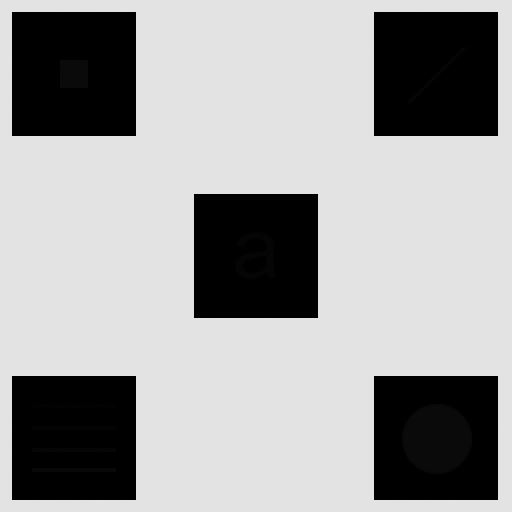
#> input picture assignment7/TheMagic/input/1.tif, 512 x 512 px, found by its file name
$ python main.py
#> lines starting #> are read from the running program, lines starting #| are printed output that depends on the picture
import cv2
import numpy as np

kernel1 = np.ones((5, 5)) * 0.04
kernel2 = np.ones((5, 5)) * 1
kernel3 = np.ones((5, 5)) * 5
kernel4 = np.ones((3, 3)) * 0.04
kernel5 = np.ones((3, 3)) * 1
kernel6 = np.ones((3, 3)) * 5

image = cv2.imread("input\\1.tif")
#> image is the input picture: shape (512, 512, 3); min 0, max 228, mean 160.7

result1 = cv2.filter2D(image, -1, kernel1)
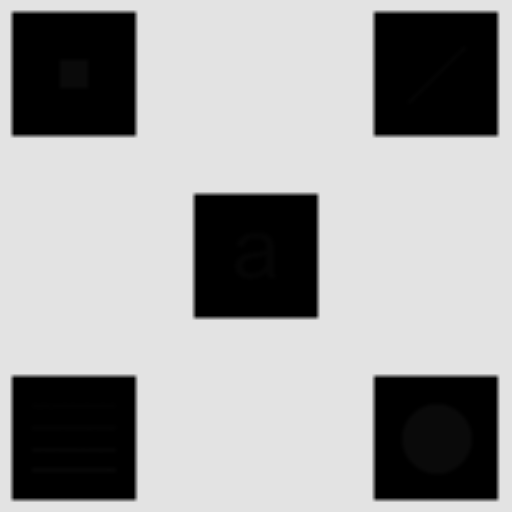
#> result1: shape (512, 512, 3); min 0, max 227, mean 160.6
result2 = cv2.filter2D(image, -1, kernel2)
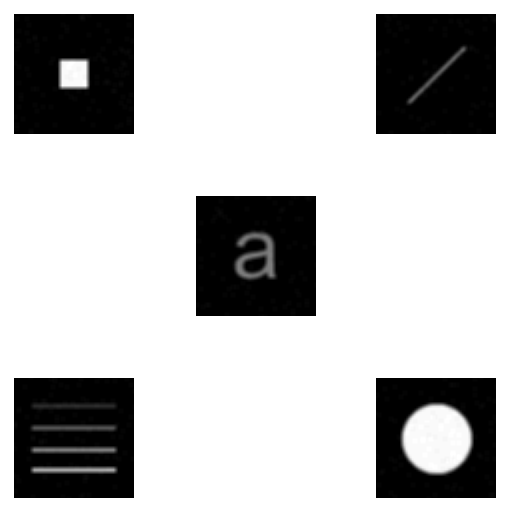
#> result2: shape (512, 512, 3); min 0, max 255, mean 190.7
result3 = cv2.filter2D(image, -1, kernel3)
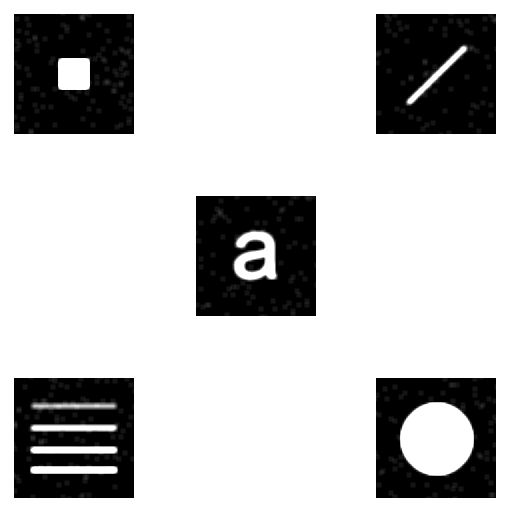
#> result3: shape (512, 512, 3); min 0, max 255, mean 194.8
result4 = cv2.filter2D(image, -1, kernel4)
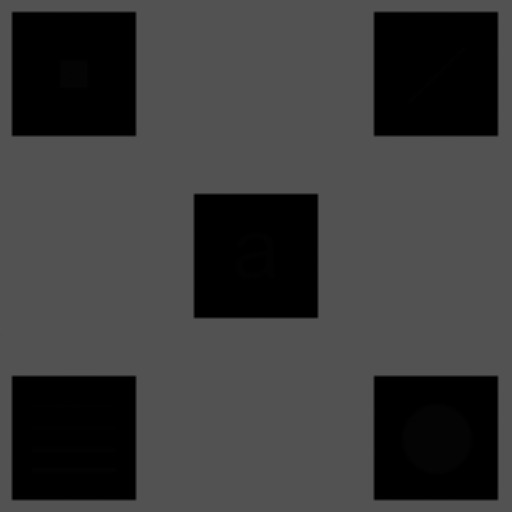
#> result4: shape (512, 512, 3); min 0, max 82, mean 58
result5 = cv2.filter2D(image, -1, kernel5)
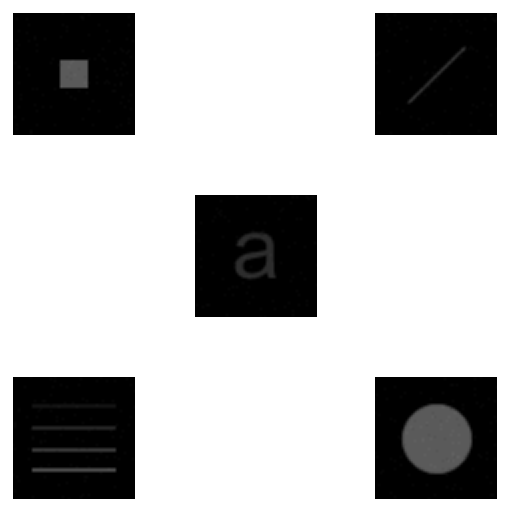
#> result5: shape (512, 512, 3); min 0, max 255, mean 184.7
result6 = cv2.filter2D(image, -1, kernel6)
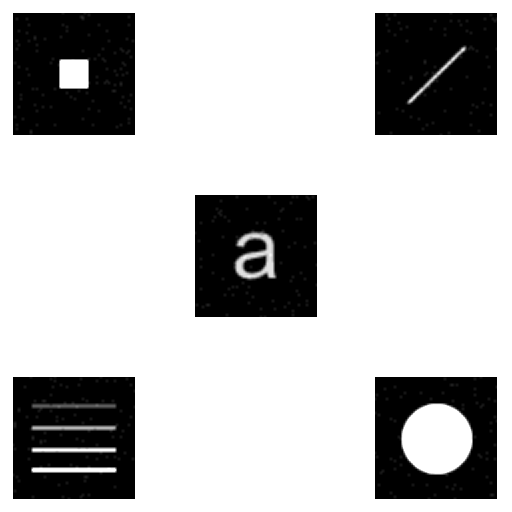
#> result6: shape (512, 512, 3); min 0, max 255, mean 189.7

result = np.hstack((image, result1, result2, result3, result4, result5, result6))
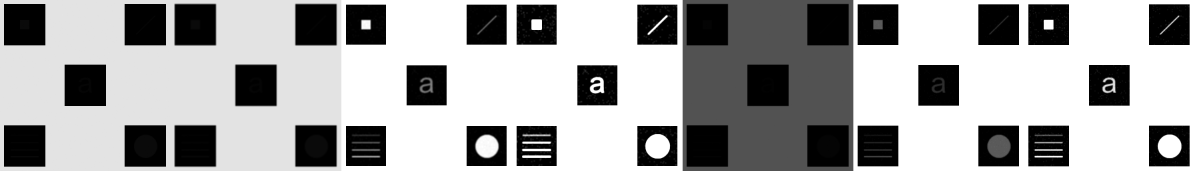
#> result: shape (512, 3584, 3) (shown at 1/3 size); min 0, max 255, mean 162.7

cv2.imwrite("output\\result1.jpg", result1)
cv2.imwrite("output\\result2.jpg", result2)
cv2.imwrite("output\\result3.jpg", result3)
cv2.imwrite("output\\result4.jpg", result4)
cv2.imwrite("output\\result5.jpg", result5)
cv2.imwrite("output\\result6.jpg", result6)
cv2.imwrite("output\\result.jpg", result)
